Frame 1 (no input): blank canvas, image omitted
Frame 60 (no input): blank canvas, image omitted
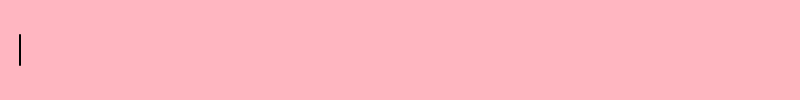
Frame 120 (the mouse pressed at the canvas centre since frame 60)

The p5.js sketch whose frames 1 and 60 were blank and that drew this single picture after the mouse press (run headless with seeded random() and noise() and a simulated clock; from frame 60 on, the mouse is pressed at the canvas centre):

// p5.js sketch
// ── sketch.js
var gClickCount = 0;

function setup() {
    createCanvas(800, 100);
    strokeWeight(2);
}

function draw() {
    background("LightPink");
    
    if (gClickCount == 1) {
      line(20, 35, 20, 65);
    }
    
    if (gClickCount == 2) {
      line(20, 35, 20, 65);
      line(30, 35, 30, 65);
    }
    
    if (gClickCount == 3) {
      line(20, 35, 20, 65);
      line(30, 35, 30, 65);
      line(40, 35, 40, 65);
    }
    
    if (gClickCount == 4) {
      line(20, 35, 20, 65);
      line(30, 35, 30, 65);
      line(40, 35, 40, 65);
      line(50, 35, 50, 65);
    }
    
    if (gClickCount == 5) {
      line(20, 35, 20, 65);
      line(30, 35, 30, 65);
      line(40, 35, 40, 65);
      line(50, 35, 50, 65);
      line(15, 60, 55, 40);
    }
    // for (var i = 0; i < width-20; i += 10) { 
    //     line(20+ gClickCount*20, 35, 20+gClickCount*20, 65);
    // }
}

function mousePressed () {
	gClickCount ++ 
	if (keyIsPressed) {
		gClickCount = 0;
	}
}
